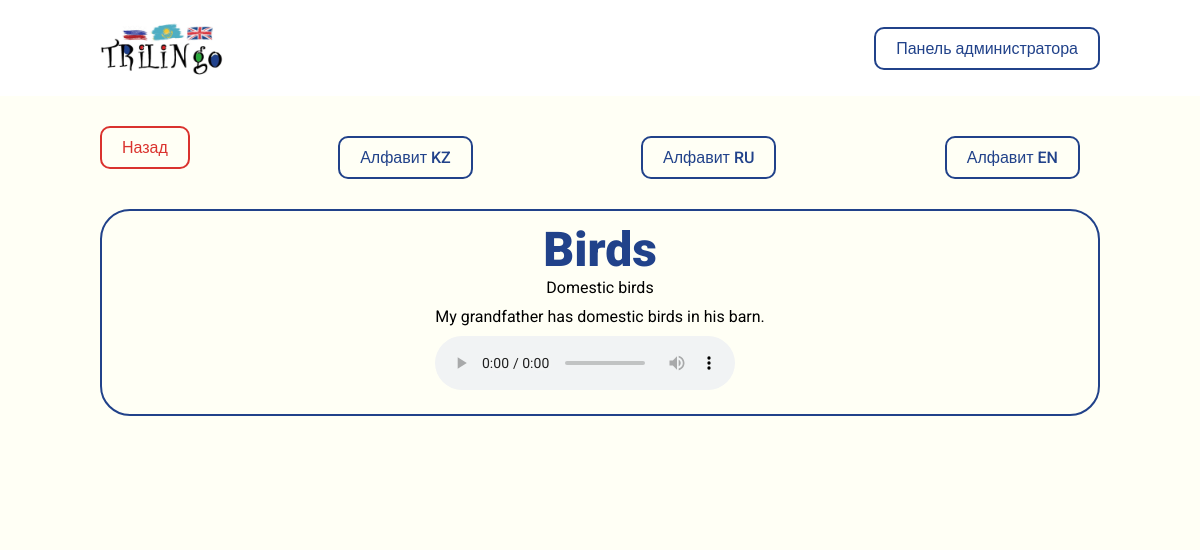
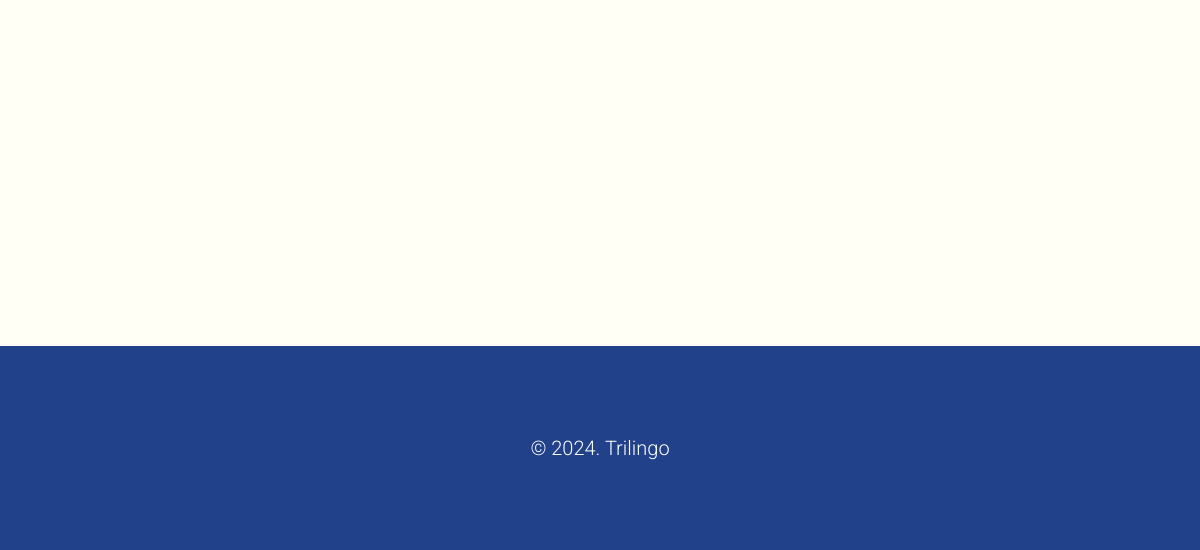
The page /filter/alphabet/en/b/ on the database as committed earlier (2 pictures, top to bottom).
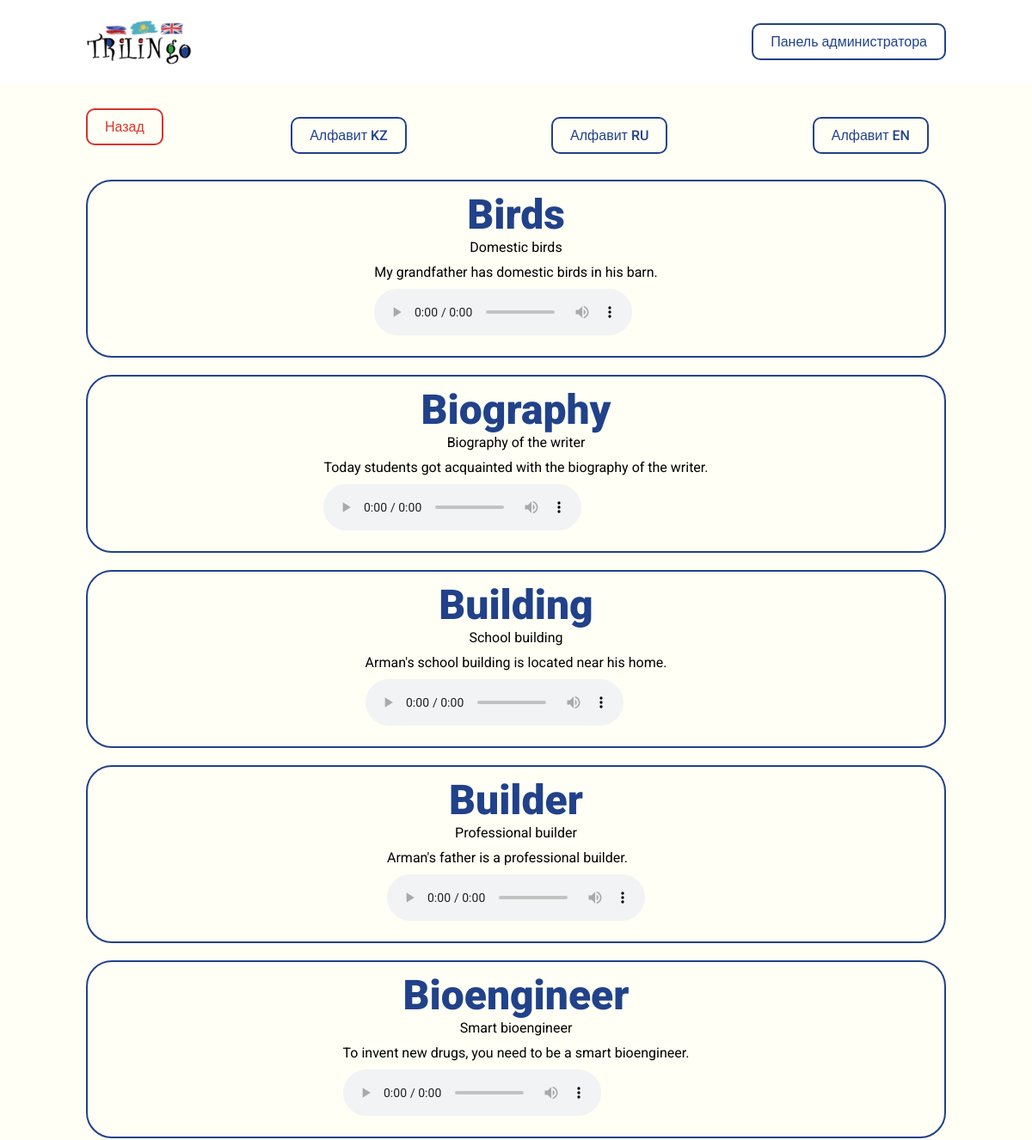
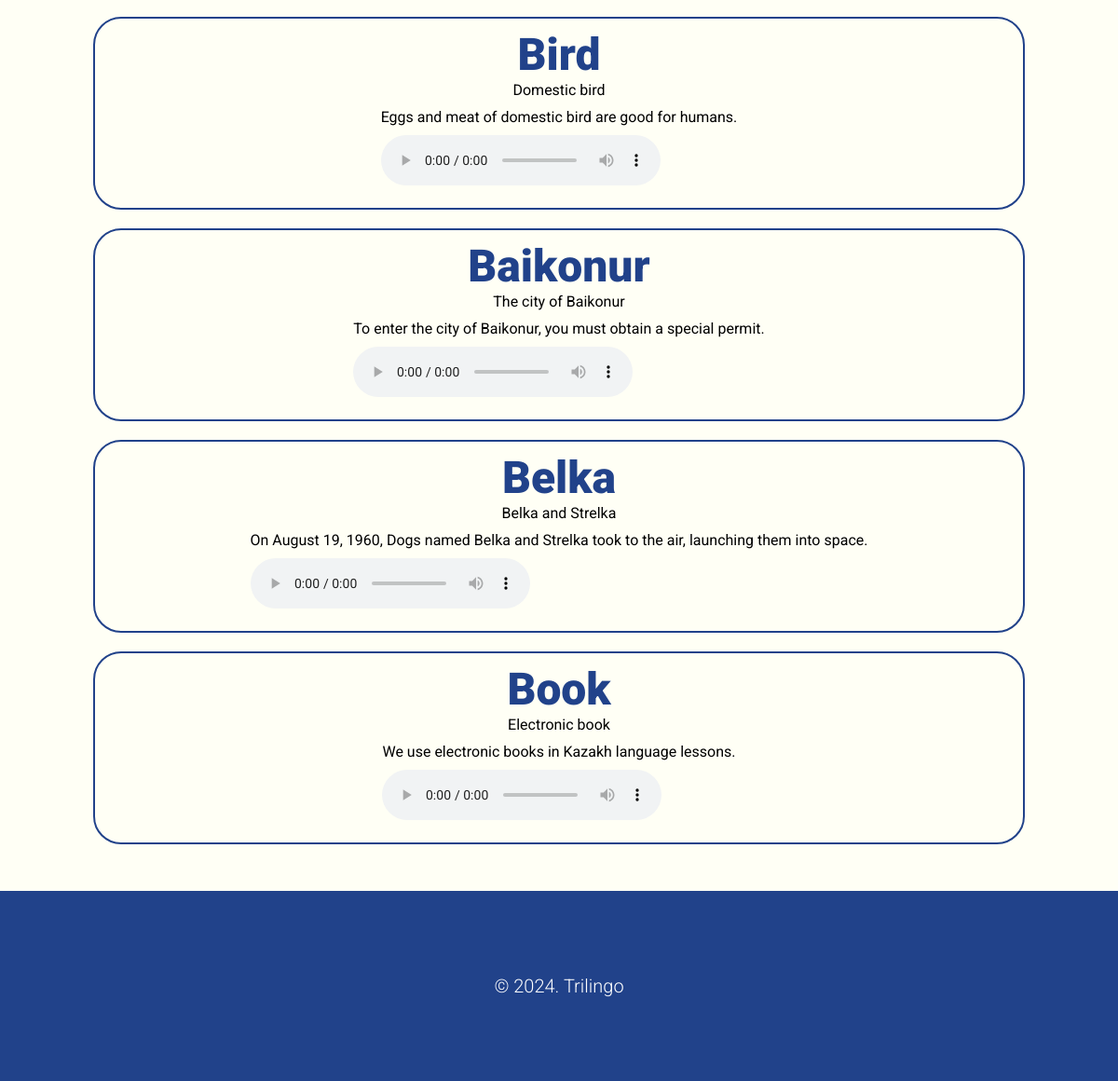
The same page on the database as committed later (2 pictures, top to bottom).
### trilingo_app/models.py (models this page shows, shortened)
class WordInEn(models.Model):
    alphabet = models.ForeignKey(EnglishAlphabet, on_delete=models.CASCADE, verbose_name="Буква на английском")
    word = models.CharField("Название слова", max_length=90)
    transcript = models.CharField("Транскрипт (необязательное поле)", max_length=160, null=True, blank=True)
    subword = models.CharField("Дополнительно", max_length=160)
    description = models.TextField("Описание")
    voice = models.FileField("Произношение", upload_to="voices/en/")
    class Meta:
        verbose_name = "Слово на английском"
        verbose_name_plural = "Слова на английском"

### trilingo_app/views.py (the view)
# urls.py: path('filter/alphabet/en/<slug:slug>/', views.filter_by_en_page, name='filter_by_en_page'),
def filter_by_en_page(request, slug):
    alphabet = get_object_or_404(EnglishAlphabet, slug=slug)
    words = WordInEn.objects.filter(alphabet=alphabet)
    context = {
        'alphabet': alphabet,
        'words': words
    }
    return render(request, "./words-by-en.html", context)

### trilingo_app/templates/words-by-en.html (shortened to what this page needs)
{% extends './base.html' %}
{% block content %}
<section class="block">
    <div class="container">
        <div class="d-flex align-items-center space-between" style="margin-bottom: 20px;">
            <a href="{% url 'home_page' %}" class="button-danger">Назад</a>
            <a href="{% url 'alphabets_kz_page' %}" class="button-primary">Алфавит KZ</a>
            <a href="{% url 'alphabets_ru_page' %}" class="button-primary">Алфавит RU</a>
            <a href="{% url 'alphabets_en_page' %}" class="button-primary">Алфавит EN</a>
        </div>
        <div class="theme-detail-row">
            {% for word in words %}
            <div class="theme-detail-col">
                <div class="letters-full-data">
                    <div class="letter-theme-detail">
                        <div class="letter">{{ word.word }}</div>
                        <div class="subletter">{{ word.subword }}</div>
                        <div class="description">{{ word.description }}</div>
                        <div class="audio">
                            <audio controls>
                                <source src="{{ word.voice.url }}" type="audio/mpeg" />
                            </audio>
                        </div>
                    </div>
                </div>
            </div>
            {% endfor %}
        </div>
    </div>
</section>
{% endblock %}

Rows that differ between the two databases and show on the page:
added WordInEn: word "Biography", subword "Biography of the writer", description "Today students got acquainted with the biography of the writer."
added WordInEn: word "Building", subword "School building", description "Arman's school building is located near his home."
added WordInEn: word "Builder", subword "Professional builder", description "Arman's father is a professional builder."
added WordInEn: word "Bioengineer", subword "Smart bioengineer", description "To invent new drugs, you need to be a smart bioengineer."
added WordInEn: word "Bird", subword "Domestic bird", description "Eggs and meat of domestic bird are good for humans."
added WordInEn: word "Baikonur", subword "The city of Baikonur", description "To enter the city of Baikonur, you must obtain a special permit."
added WordInEn: word "Belka", subword "Belka and Strelka", description "On August 19, 1960, Dogs named Belka and Strelka took to the air, launching them into space."
added WordInEn: word "Book", subword "Electronic book", description "We use electronic books in Kazakh language lessons."
